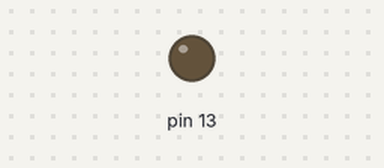
Simulated run of this sketch. Board: Arduino Uno, built with avr-gcc and run on an emulated ATmega328P. Parts: output pins drawn as LEDs (lit = HIGH).

Above: at 0.5 s.
At 5.0 s:
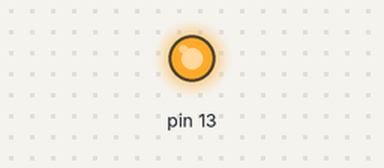
Timing chart, 0 to 6.9 s (numbered marks = the images above):
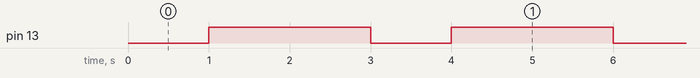

The sketch:

testing_node_mcu.ino
```cpp
#include <Arduino.h>

void setup() {
  pinMode(LED_BUILTIN, OUTPUT);     // Initialize the LED_BUILTIN pin as an output
}

// the loop function runs over and over again forever
void loop() {
  digitalWrite(LED_BUILTIN, LOW);   // Turn the LED on (Note that LOW is the voltage level
                                    // but actually the LED is on; this is because
                                    // it is acive low on the ESP-01)
  delay(1000);                      // Wait for a second
  digitalWrite(LED_BUILTIN, HIGH);  // Turn the LED off by making the voltage HIGH
  delay(2000);                      // Wait for two seconds (to demonstrate the active low LED)
}
```

Measured:
- by itself, pin 13: alternates HIGH for 2.0 s and LOW for 1.0 s
